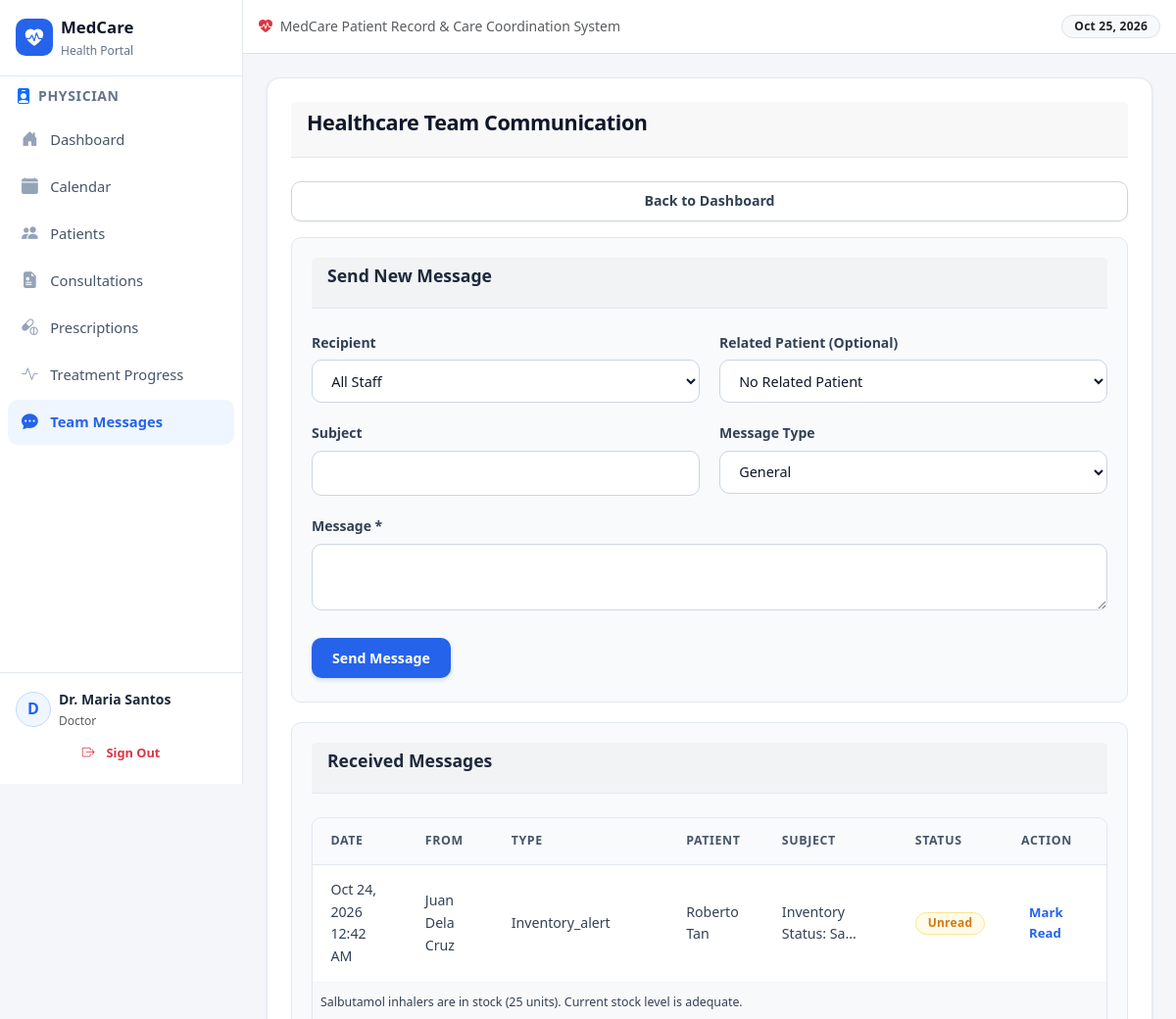
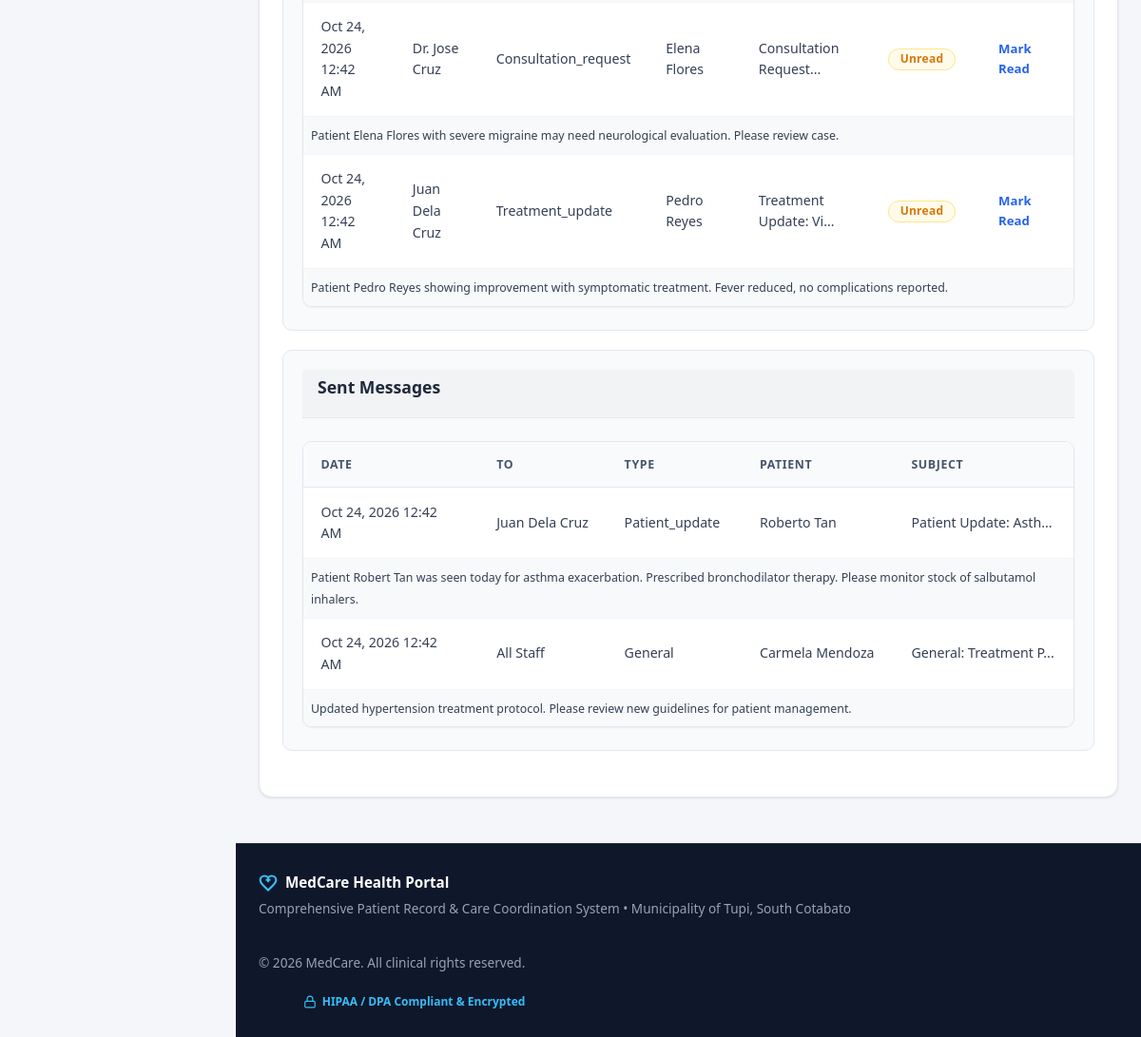
Page /pages/doctor/communication.php (signed in) on the committed database (2 pictures, top to bottom).
### tables this page shows
CREATE TABLE IF NOT EXISTS `healthcare_communication` (
  `message_id` int NOT NULL AUTO_INCREMENT,
  `sender_id` int NOT NULL,
  `recipient_id` int DEFAULT NULL,
  `patient_id` int DEFAULT NULL,
  `subject` varchar(255) DEFAULT NULL,
  `message` text NOT NULL,
  `is_read` tinyint(1) DEFAULT '0',
  `read_at` timestamp NULL DEFAULT NULL,
  `message_type` enum('general','patient_update','treatment_update','consultation_request','inventory_alert') DEFAULT 'general',
  `created_at` timestamp NULL DEFAULT CURRENT_TIMESTAMP,
  PRIMARY KEY (`message_id`),
  KEY `idx_sender` (`sender_id`),
  KEY `idx_recipient` (`recipient_id`),
  KEY `idx_patient` (`patient_id`),
  KEY `idx_read` (`is_read`)
);

CREATE TABLE IF NOT EXISTS `users` (
  `user_id` int NOT NULL AUTO_INCREMENT,
  `username` varchar(50) NOT NULL,
  `password` varchar(255) NOT NULL,
  `role` enum('doctor','staff','patient') NOT NULL,
  `email` varchar(100) DEFAULT NULL,
  `full_name` varchar(100) NOT NULL,
  `is_active` tinyint(1) DEFAULT '1',
  `created_at` timestamp NULL DEFAULT CURRENT_TIMESTAMP,
  `updated_at` timestamp NULL DEFAULT CURRENT_TIMESTAMP ON UPDATE CURRENT_TIMESTAMP,
  PRIMARY KEY (`user_id`),
  UNIQUE KEY `username` (`username`),
  KEY `idx_role` (`role`),
  KEY `idx_username` (`username`)
);

CREATE TABLE IF NOT EXISTS `patients` (
  `patient_id` int NOT NULL AUTO_INCREMENT,
  `user_id` int DEFAULT NULL,
  `first_name` varchar(50) NOT NULL,
  `last_name` varchar(50) NOT NULL,
  `date_of_birth` date DEFAULT NULL,
  `gender` enum('male','female','other') DEFAULT NULL,
  `contact_number` varchar(20) DEFAULT NULL,
  `address` text,
  `emergency_contact_name` varchar(100) DEFAULT NULL,
  `emergency_contact_number` varchar(20) DEFAULT NULL,
  `blood_type` varchar(5) DEFAULT NULL,
  `allergies` text,
  `created_at` timestamp NULL DEFAULT CURRENT_TIMESTAMP,
  `updated_at` timestamp NULL DEFAULT CURRENT_TIMESTAMP ON UPDATE CURRENT_TIMESTAMP,
  PRIMARY KEY (`patient_id`),
  UNIQUE KEY `user_id` (`user_id`),
  KEY `idx_name` (`last_name`,`first_name`)
);

### pages/doctor/communication.php (the view, shortened to what this page needs)
<?php
require_once __DIR__ . '/../../includes/header.php';
$database = new Database();
$conn = $database->getConnection();
$current_user_id = $_SESSION['user_id'];
$query = "
    SELECT hc.*,
           CASE
               WHEN hc.recipient_id IS NULL THEN 'All Staff'
               ELSE r.full_name
           END as recipient_name,
           p.first_name, p.last_name
    FROM healthcare_communication hc
    LEFT JOIN users r ON hc.recipient_id = r.user_id
    LEFT JOIN patients p ON hc.patient_id = p.patient_id
    WHERE hc.sender_id = ?
    ORDER BY hc.created_at DESC
";
$stmt = $conn->prepare($query);
$stmt->execute([$current_user_id]);
$sent_messages = $stmt->fetchAll();
$query = "
    SELECT hc.*, s.full_name as sender_name,
           p.first_name, p.last_name
    FROM healthcare_communication hc
    JOIN users s ON hc.sender_id = s.user_id
    LEFT JOIN patients p ON hc.patient_id = p.patient_id
    WHERE (hc.recipient_id = ? OR (hc.recipient_id IS NULL AND hc.sender_id <> ?))
    ORDER BY hc.created_at DESC
";
$stmt = $conn->prepare($query);
$stmt->execute([$current_user_id, $current_user_id]);
$received_messages = $stmt->fetchAll();
?>
<div class="card">
    <div class="card-header">
        <h2>Healthcare Team Communication</h2>
    </div>
    <div class="card-body">
        <div class="btn-group" style="margin-bottom: 1rem;">
            <a href="<?php echo BASE_URL; ?>/pages/doctor/dashboard.php" class="btn btn-secondary">Back to Dashboard</a>
        </div>
        <div class="card">
            <div class="card-header">
                <h3>Send New Message</h3>
            </div>
            <div class="card-body">
                <form method="POST" action="">
                    <div class="form-row">
                        <div class="form-group">
                            <label for="recipient_id">Recipient</label>
                            <select id="recipient_id" name="recipient_id">
                                <option value="">All Staff</option>
                            </select>
                        </div>
                        <div class="form-group">
                            <label for="patient_id">Related Patient (Optional)</label>
                            <select id="patient_id" name="patient_id">
                                <option value="">No Related Patient</option>
                            </select>
                        </div>
                    </div>
                    <div class="form-row">
                        <div class="form-group">
                            <label for="subject">Subject</label>
                            <input type="text" id="subject" name="subject" value="<?php echo htmlspecialchars($_POST['subject'] ?? ''); ?>">
                        </div>
                        <div class="form-group">
                            <label for="message_type">Message Type</label>
                            <select id="message_type" name="message_type">
                                <option value="general" <?php echo (($_POST['message_type'] ?? '') === 'general' ? 'selected' : ''); ?>>General</option>
                            </select>
                        </div>
                    </div>
                    <div class="form-group">
                        <label for="message">Message *</label>
                        <textarea id="message" name="message" required><?php echo htmlspecialchars($_POST['message'] ?? ''); ?></textarea>
                    </div>
                    <button type="submit" class="btn btn-primary">Send Message</button>
                </form>
            </div>
        </div>
        <div class="card">
            <div class="card-header">
                <h3>Received Messages</h3>
            </div>
            <div class="card-body">
                <?php if (empty($received_messages)): ?>
                    <div class="empty-state">
                        <p>No received messages.</p>
                    </div>
                <?php else: ?>
                    <div class="table-container">
                        <table>
                            <thead>
                                <tr>
                                    <th>Date</th>
                                    <th>From</th>
                                    <th>Type</th>
                                    <th>Patient</th>
                                    <th>Subject</th>
                                    <th>Status</th>
                                    <th>Action</th>
                                </tr>
                            </thead>
                            <tbody>
                                <?php foreach ($received_messages as $msg): ?>
                                    <tr>
                                        <td><?php echo date('M d, Y h:i A', strtotime($msg['created_at'])); ?></td>
                                        <td><?php echo htmlspecialchars($msg['sender_name'] ?? ''); ?></td>
                                        <td><?php echo ucfirst($msg['message_type'] ?? ''); ?></td>
                                        <td><?php echo $msg['patient_id'] ? htmlspecialchars($msg['first_name'] . ' ' . $msg['last_name']) : 'N/A'; ?></td>
                                        <td><?php echo htmlspecialchars(substr($msg['subject'] ?? 'No subject', 0, 20)) . '...'; ?></td>
                                        <td>
                                            <?php if ($msg['is_read']): ?>
                                                <span class="badge badge-success">Read</span>
                                            <?php else: ?>
                                                <span class="badge badge-warning">Unread</span>
                                            <?php endif; ?>
                                        </td>
                                        <td>
                                            <?php if (!$msg['is_read']): ?>
                                                <a href="<?php echo BASE_URL; ?>/pages/doctor/communication.php?mark_read=<?php echo $msg['message_id']; ?>" class="action-link">Mark Read</a>
                                            <?php endif; ?>
                                        </td>
                                    </tr>
                                    <tr>
                                        <td colspan="7" style="background: #f8f9fa; padding: 0.5rem;">
                                            <small><?php echo htmlspecialchars($msg['message'] ?? ''); ?></small>
                                        </td>
                                    </tr>
                                <?php endforeach; ?>
                            </tbody>
                        </table>
                    </div>
                <?php endif; ?>
            </div>
        </div>
        <div class="card">
            <div class="card-header">
                <h3>Sent Messages</h3>
            </div>
            <div class="card-body">
                <?php if (empty($sent_messages)): ?>
                    <div class="empty-state">
                        <p>No sent messages.</p>
                    </div>
                <?php else: ?>
                    <div class="table-container">
                        <table>
                            <thead>
                                <tr>
                                    <th>Date</th>
                                    <th>To</th>
                                    <th>Type</th>
                                    <th>Patient</th>
                                    <th>Subject</th>
                                </tr>
                            </thead>
                            <tbody>
                                <?php foreach ($sent_messages as $msg): ?>
                                    <tr>
                                        <td><?php echo date('M d, Y h:i A', strtotime($msg['created_at'])); ?></td>
                                        <td><?php echo htmlspecialchars($msg['recipient_name'] ?? ''); ?></td>
                                        <td><?php echo ucfirst($msg['message_type'] ?? ''); ?></td>
                                        <td><?php echo $msg['patient_id'] ? htmlspecialchars($msg['first_name'] . ' ' . $msg['last_name']) : 'N/A'; ?></td>
                                        <td><?php echo htmlspecialchars(substr($msg['subject'] ?? 'No subject', 0, 20)) . '...'; ?></td>
                                    </tr>
                                    <tr>
                                        <td colspan="5" style="background: #f8f9fa; padding: 0.5rem;">
                                            <small><?php echo htmlspecialchars($msg['message'] ?? ''); ?></small>
                                        </td>
                                    </tr>
                                <?php endforeach; ?>
                            </tbody>
                        </table>
                    </div>
                <?php endif; ?>
            </div>
        </div>
    </div>
</div>
<?php require_once __DIR__ . '/../../includes/footer.php'; ?>

### rows in the picture
healthcare_communication: created_at "Oct 24, 2026 12:42 AM", sender.full_name "Juan Dela Cruz", message_type "Inventory_alert", patient.last_name "Roberto Tan", subject "Inventory Status: Sa", is_read "Unread", message "Salbutamol inhalers are in stock (25 units). Current stock level is adequate."
healthcare_communication: created_at "Oct 24, 2026 12:42 AM", sender.full_name "Dr. Jose Cruz", message_type "Consultation_request", patient.last_name "Elena Flores", subject "Consultation Request", is_read "Unread", message "Patient Elena Flores with severe migraine may need neurological evaluation. Please review case."
healthcare_communication: created_at "Oct 24, 2026 12:42 AM", sender.full_name "Juan Dela Cruz", message_type "Treatment_update", patient.last_name "Pedro Reyes", subject "Treatment Update: Vi", is_read "Unread", message "Patient Pedro Reyes showing improvement with symptomatic treatment. Fever reduced, no complications reported."
healthcare_communication: created_at "Oct 24, 2026 12:42 AM", recipient_name "Juan Dela Cruz", message_type "Patient_update", patient.last_name "Roberto Tan", subject "Patient Update: Asth", message "Patient Robert Tan was seen today for asthma exacerbation. Prescribed bronchodilator therapy. Please monitor stock of salbutamol inhalers."
healthcare_communication: created_at "Oct 24, 2026 12:42 AM", recipient_name "All Staff", message_type "General", patient.last_name "Carmela Mendoza", subject "General: Treatment P", message "Updated hypertension treatment protocol. Please review new guidelines for patient management."

### other values in the picture
$user_initials "D"
$user_name "Dr. Maria Santos"
$user_role "Doctor"
